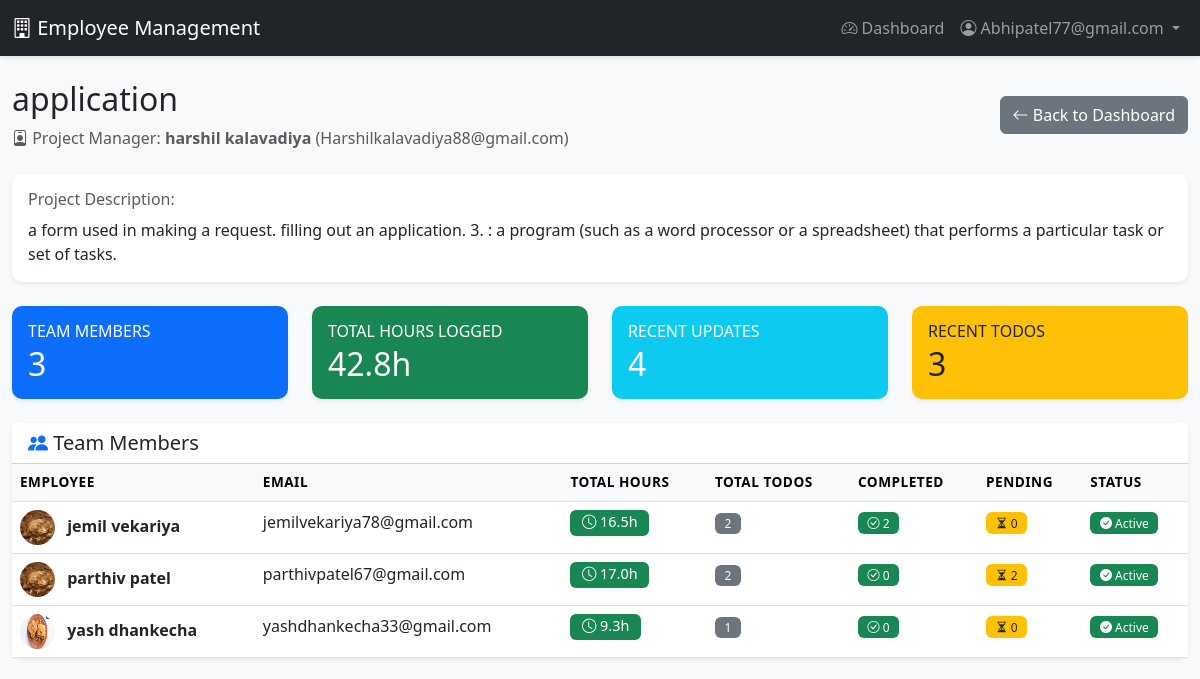
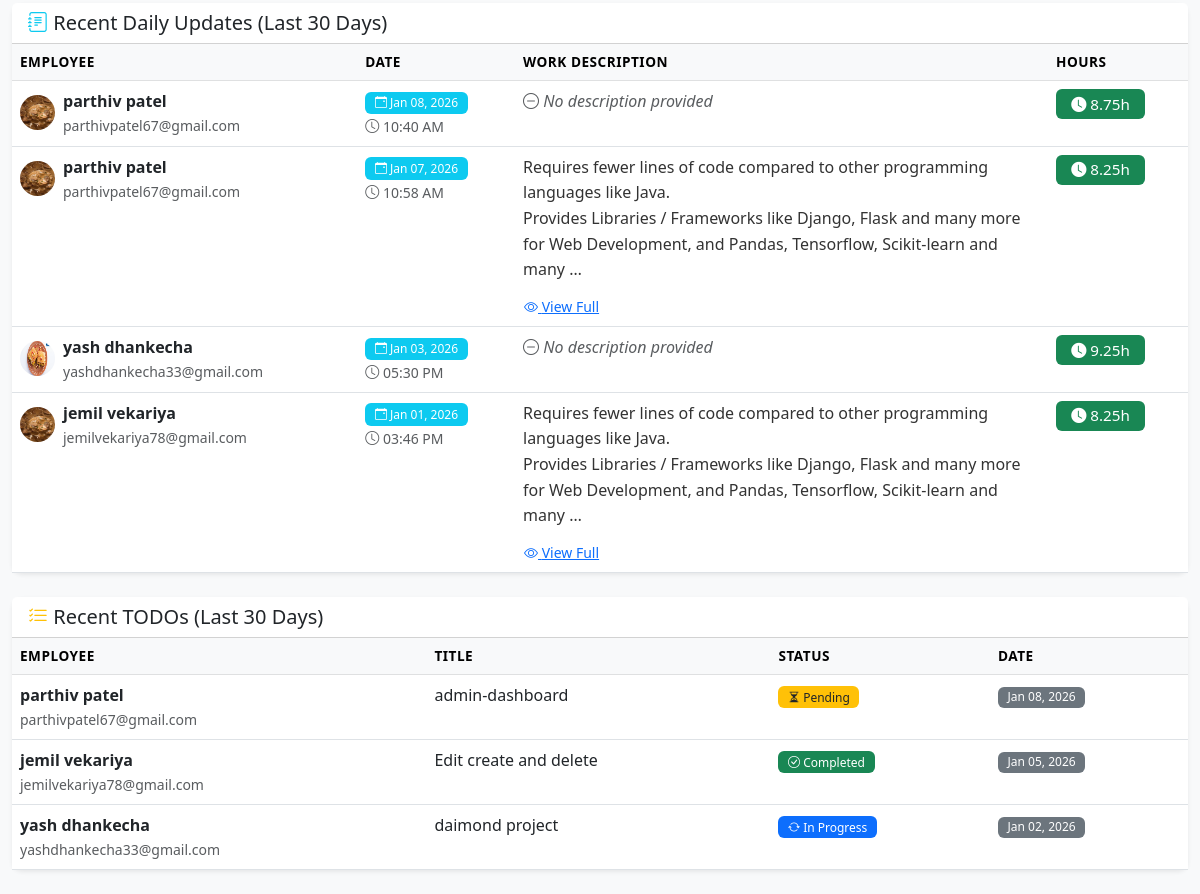
The app's page /project/5/team/ (signed in), older data (2 pictures, top to bottom).
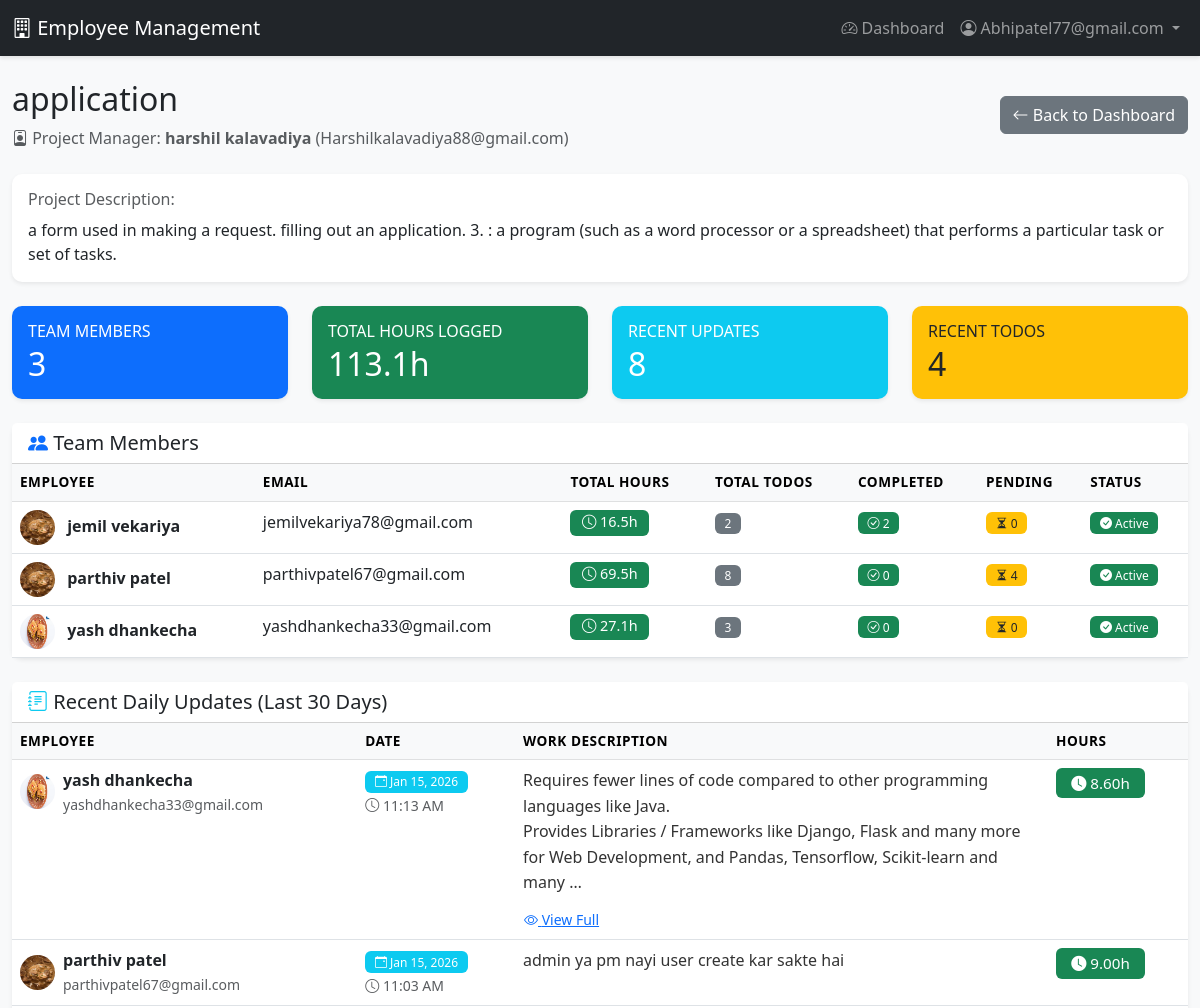
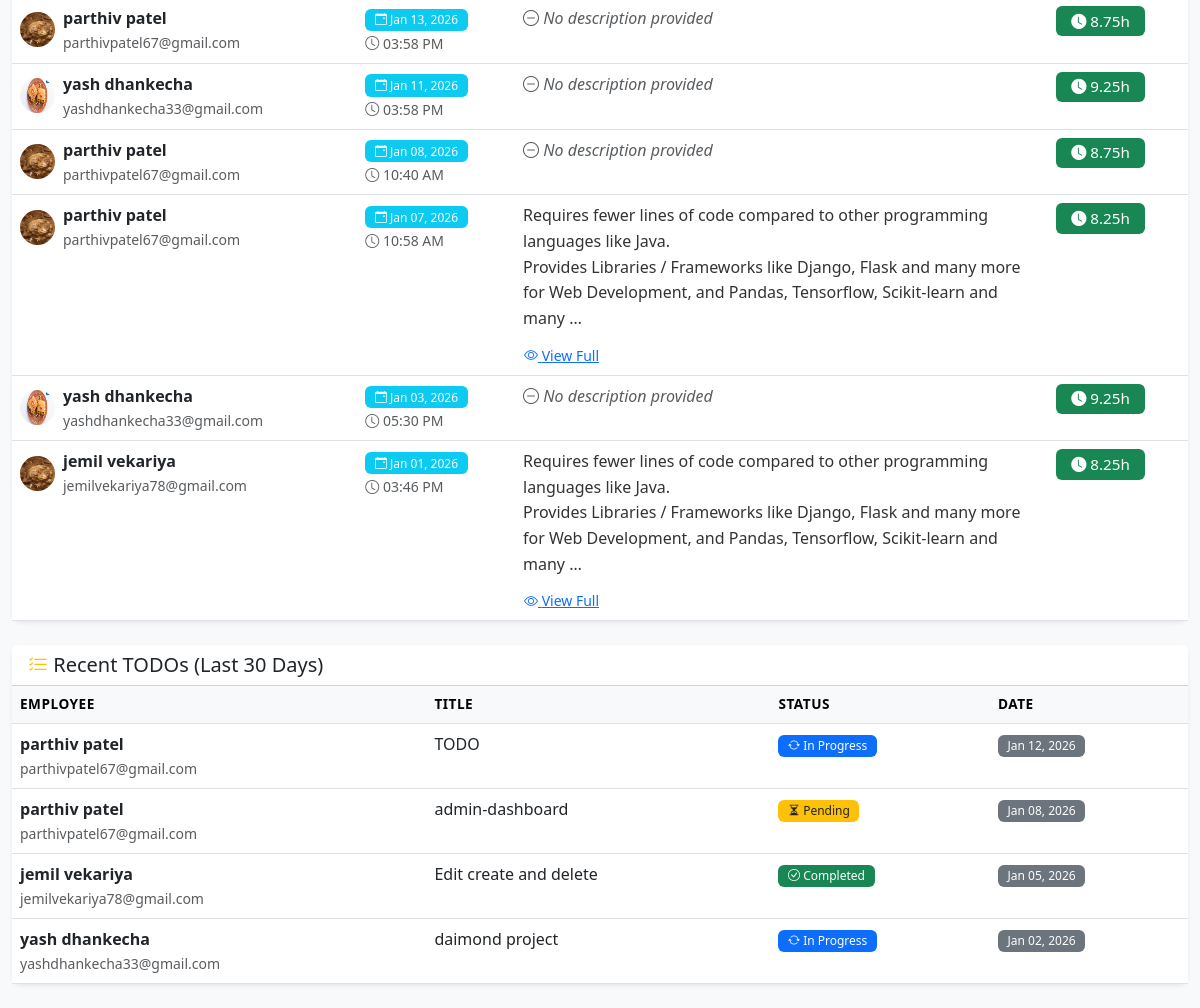
The same page, newer data (2 pictures, top to bottom).
### accounts/models.py (models this page shows, shortened)
class User(AbstractUser):
    ROLE_CHOICES = (
        ('EMPLOYEE', 'Employee'),
        ('PM', 'Project Manager'),
        ('ADMIN', 'Admin'),
    )
    username = None
    email = models.EmailField(unique=True)
    role = models.CharField(max_length=10, choices=ROLE_CHOICES, default='EMPLOYEE')
    profile_image = models.ImageField(upload_to='profiles/', null=True, blank=True)
    is_verified = models.BooleanField(default=False)
    verification_token = models.CharField(max_length=100, blank=True)
    created_by = models.ForeignKey('self', on_delete=models.SET_NULL, null=True, blank=True, related_name='created_users')
    USERNAME_FIELD = 'email'
    REQUIRED_FIELDS = []
    objects = UserManager()
    class Meta:
        db_table = 'users'
        verbose_name = 'User'
        verbose_name_plural = 'Users'

class DailyUpdate(models.Model):
    employee = models.ForeignKey(User, on_delete=models.CASCADE, limit_choices_to={'role': 'EMPLOYEE'}, related_name='daily_updates')
    date = models.DateField(default=timezone.now)
    update_text = models.TextField()
    working_hours = models.DecimalField(
        max_digits=4,
        decimal_places=2,
        validators=[MinValueValidator(0)],
        help_text="Working hours for the day"
    )
    created_at = models.DateTimeField(auto_now_add=True)
    updated_at = models.DateTimeField(auto_now=True)
    class Meta:
        db_table = 'daily_updates'
        ordering = ['-date', '-created_at']
        unique_together = ['employee', 'date']
        verbose_name = 'Daily Update'
        verbose_name_plural = 'Daily Updates'

class Todo(models.Model):
    STATUS_CHOICES = (
        ('PENDING', 'Pending'),
        ('IN_PROGRESS', 'In Progress'),
        ('COMPLETED', 'Completed'),
    )
    employee = models.ForeignKey(User, on_delete=models.CASCADE, limit_choices_to={'role': 'EMPLOYEE'}, related_name='todos')
    title = models.CharField(max_length=200)
    description = models.TextField(blank=True)
    status = models.CharField(max_length=15, choices=STATUS_CHOICES, default='PENDING')
    date = models.DateField(default=timezone.now)
    created_at = models.DateTimeField(auto_now_add=True)
    updated_at = models.DateTimeField(auto_now=True)
    class Meta:
        db_table = 'todos'
        ordering = ['-date', '-created_at']
        verbose_name = 'Todo'
        verbose_name_plural = 'Todos'

### accounts/views.py (the view)
    def wrapper(request, *args, **kwargs):
        if not request.user.is_authenticated or request.user.role != 'ADMIN':
            messages.error(request, 'Access denied. Admin only.')
            return redirect('dashboard')
        return view_func(request, *args, **kwargs)

### accounts/views.py (called while the page is built)
def admin_required(view_func):
    def wrapper(request, *args, **kwargs):
        if not request.user.is_authenticated or request.user.role != 'ADMIN':
            messages.error(request, 'Access denied. Admin only.')
            return redirect('dashboard')
        return view_func(request, *args, **kwargs)
    return wrapper

### accounts/templates/accounts/project_team_view.html (shortened to what the changed rows need)
{% extends 'base.html' %}
{% block content %}
<div class="container-fluid mt-4">
    <div class="d-flex justify-content-between align-items-center mb-4">
        <div>
            <h2> {{ project.name }}</h2>
        </div>
    </div>
    <div class="row mb-4">
        <div class="col-md-3">
            <div class="card border-0 shadow-sm bg-primary text-white">
                <div class="card-body">
                    <h2 class="mb-0">{{ total_employees }}</h2>
                </div>
            </div>
        </div>
        <div class="col-md-3">
            <div class="card border-0 shadow-sm bg-success text-white">
                <div class="card-body">
                    <h6 class="text-uppercase mb-1">Total Hours Logged</h6>
                    <h2 class="mb-0">{{ total_hours|floatformat:1 }}h</h2>
                </div>
            </div>
        </div>
        <div class="col-md-3">
            <div class="card border-0 shadow-sm bg-info text-white">
                <div class="card-body">
                    <h6 class="text-uppercase mb-1">Recent Updates</h6>
                    <h2 class="mb-0">{{ recent_updates.count }}</h2>
                </div>
            </div>
        </div>
        <div class="col-md-3">
            <div class="card border-0 shadow-sm bg-warning text-dark">
                <div class="card-body">
                    <h6 class="text-uppercase mb-1">Recent TODOs</h6>
                    <h2 class="mb-0">{{ recent_todos.count }}</h2>
                </div>
            </div>
        </div>
    </div>
    <div class="card shadow-sm mb-4">
        <div class="card-body p-0">
            <div class="table-responsive">
                <table class="table table-hover mb-0">
                    <thead class="table-light">
                        <tr>
                            <th>Employee</th>
                            <th>Email</th>
                            <th>Total Hours</th>
                            <th>Total TODOs</th>
                            <th>Completed</th>
                            <th>Pending</th>
                            <th>Status</th>
                        </tr>
                    </thead>
                    <tbody>
                        {% for employee in employees %}
                        <tr>
                            <td>
                                {% if employee.profile_image %}
                                    <img src="{{ employee.profile_image.url }}"
                                         alt="{{ employee.get_full_name }}"
                                         class="rounded-circle me-2"
                                         width="35" height="35">
                                {% else %}
                                    <i class="bi bi-person-circle me-2" style="font-size: 1.8rem;"></i>
                                {% endif %}
                                <strong>{{ employee.get_full_name }}</strong>
                            </td>
                            <td>{{ employee.email }}</td>
                            <td>
                                <span class="badge bg-success" style="font-size: 0.9rem;">
                                    <i class="bi bi-clock"></i> {{ employee.total_hours|default:0|floatformat:1 }}h
                                </span>
                            </td>
                            <td>
                                <span class="badge bg-secondary">
                                    {{ employee.total_todos|default:0 }}
                                </span>
                            </td>
                            <td>
                                <span class="badge bg-success">
                                    <i class="bi bi-check-circle"></i> {{ employee.completed_todos|default:0 }}
                                </span>
                            </td>
                            <td>
                                <span class="badge bg-warning text-dark">
                                    <i class="bi bi-hourglass-split"></i> {{ employee.pending_todos|default:0 }}
                                </span>
                            </td>
                            <td>
                                {% if employee.is_active %}
                                    <span class="badge bg-success">
                                        <i class="bi bi-check-circle-fill"></i> Active
                                    </span>
                                {% else %}
                                    <span class="badge bg-danger">
                                        <i class="bi bi-x-circle-fill"></i> Inactive
                                    </span>
                                {% endif %}
                            </td>
                        </tr>
                        {% endfor %}
                    </tbody>
                </table>
            </div>
        </div>
    </div>
<div class="card shadow-sm mb-4">
    <div class="card-body p-0">
        <div class="table-responsive">
            <table class="table table-hover mb-0">
                <thead class="table-light">
                    <tr>
                        <th>Employee</th>
                        <th>Date</th>
                        <th>Work Description</th>
                        <th>Hours</th>
                    </tr>
                </thead>
                <tbody>
                    {% for update in recent_updates %}
                    <tr>
                        <td>
                            <div class="d-flex align-items-center">
                                {% if update.employee.profile_image %}
                                    <img src="{{ update.employee.profile_image.url }}"
                                         alt="{{ update.employee.get_full_name }}"
                                         class="rounded-circle me-2"
                                         width="35" height="35">
                                {% else %}
                                    <div class="rounded-circle bg-primary text-white d-flex align-items-center justify-content-center me-2"
                                         style="width: 35px; height: 35px; font-size: 0.9rem;">
                                        {{ update.employee.first_name|first|upper }}
                                    </div>
                                {% endif %}
                                <div>
                                    <strong>{{ update.employee.get_full_name }}</strong>
                                    <br>
                                    <small class="text-muted">{{ update.employee.email }}</small>
                                </div>
                            </div>
                        </td>
                        <td>
                            <span class="badge bg-info">
                                <i class="bi bi-calendar-event"></i>
                                {{ update.date|date:"M d, Y" }}
                            </span>
                            <br>
                            <small class="text-muted">
                                <i class="bi bi-clock"></i>
                                {{ update.created_at|date:"h:i A" }}
                            </small>
                        </td>
                        <td style="max-width: 400px;">
                            {% if update.update_text %}
                                <div class="description-text">
                                    {{ update.update_text|linebreaks|truncatewords:30 }}
                                </div>
                                {% if update.update_text|length > 100 %}
                                    <button class="btn btn-sm btn-link p-0 mt-1"
                                            data-bs-toggle="modal"
                                            data-bs-target="#updateModal{{ update.id }}">
                                        <i class="bi bi-eye"></i> View Full
                                    </button>
                                {% endif %}
                            {% else %}
                                <span class="text-muted fst-italic">
                                    <i class="bi bi-dash-circle"></i> No description provided
                                </span>
                            {% endif %}
                        </td>
                        <td>
                            <span class="badge bg-success" style="font-size: 0.95rem; padding: 0.5em 1em;">
                                <i class="bi bi-clock-fill"></i> {{ update.working_hours }}h
                            </span>
                        </td>
                    </tr>
                    {% endfor %}
                </tbody>
            </table>
        </div>
    </div>
</div>
    <div class="card shadow-sm mb-4">
        <div class="card-body p-0">
            <div class="table-responsive">
                <table class="table table-hover mb-0">
                    <thead class="table-light">
                        <tr>
                            <th>Employee</th>
                            <th>Title</th>
                            <th>Status</th>
                            <th>Date</th>
                        </tr>
                    </thead>
                    <tbody>
                        {% for todo in recent_todos %}
                        <tr>
                            <td>
                                <strong>{{ todo.employee.get_full_name }}</strong>
                                <br>
                                <small class="text-muted">{{ todo.employee.email }}</small>
                            </td>
                            <td style="max-width: 300px;">
                                {{ todo.title }}
                            </td>
                            <td>
                                {% if todo.status == 'COMPLETED' %}
                                    <span class="badge bg-success">
                                        <i class="bi bi-check-circle"></i> Completed
                                    </span>
                                {% elif todo.status == 'IN_PROGRESS' %}
                                    <span class="badge bg-primary">
                                        <i class="bi bi-arrow-repeat"></i> In Progress
                                    </span>
                                {% else %}
                                    <span class="badge bg-warning text-dark">
                                        <i class="bi bi-hourglass-split"></i> Pending
                                    </span>
                                {% endif %}
                            </td>
                            <td>
                                <span class="badge bg-secondary">
                                    {{ todo.date|date:"M d, Y" }}
                                </span>
                            </td>
                        </tr>
                        {% endfor %}
                    </tbody>
                </table>
            </div>
        </div>
    </div>
</div>
{% endblock %}

Row changes from the older to the newer data that the page shows:
changed User "parthiv patel": total_hours "17.0" → "69.5"; total_todos "2" → "8"; pending_todos "2" → "4"
changed User "yash dhankecha": total_hours "9.3" → "27.1"; total_todos "1" → "3"
added DailyUpdate: employee.profile_image (picture), employee.get_full_name "yash dhankecha", employee.email "yashdhankecha33@gmail.com", date "Jan 15, 2026", created_at "11:13 AM", update_text "Requires fewer lines of code compared to other programming languages like Java. Provides Libraries / Frameworks like Django, Flask and many more for Web Development, and Pandas, Tensorflow, Scikit-learn and many …", working_hours "8.60"
added DailyUpdate: employee.profile_image (picture), employee.get_full_name "parthiv patel", employee.email "parthivpatel67@gmail.com", date "Jan 15, 2026", created_at "11:03 AM", update_text "admin ya pm nayi user create kar sakte hai", working_hours "9.00"
added DailyUpdate: employee.profile_image (picture), employee.get_full_name "parthiv patel", employee.email "parthivpatel67@gmail.com", date "Jan 13, 2026", created_at "03:58 PM", update_text "No description provided", working_hours "8.75"
added DailyUpdate: employee.profile_image (picture), employee.get_full_name "yash dhankecha", employee.email "yashdhankecha33@gmail.com", date "Jan 11, 2026", created_at "03:58 PM", update_text "No description provided", working_hours "9.25"
added Todo: employee.get_full_name "parthiv patel", employee.email "parthivpatel67@gmail.com", title "TODO", status "IN_PROGRESS" (drawn), date "Jan 12, 2026"
Text that changed along with them:
{{ total_hours|floatformat:1 }}: "42.8" → "113.1"
{{ recent_updates.count }}: "4" → "8"
{{ recent_todos.count }}: "3" → "4"
